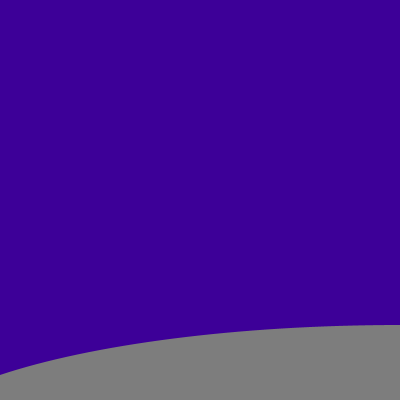
Frame 1 (no input)
Frame 60 (the mouse pressed at the canvas centre just before this capture): identical to frame 1, image omitted
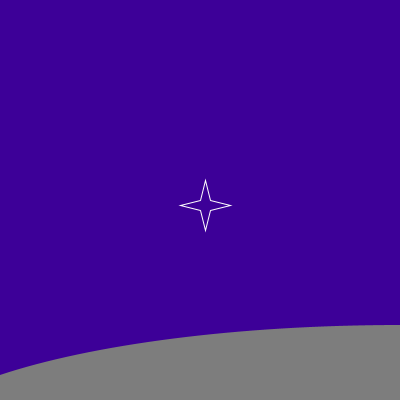
Frame 120 (the mouse held since frame 60 and released just before this capture)

The Processing sketch that drew these frames (run headless with seeded random() and noise(); from frame 60 on, the mouse is pressed at the canvas centre):

// Processing sketch: processing_43380
// ── processing_43380.pde

// jie siang yong
// jyong_014: and the sky full of stars...

int [][] coord;
int clickcounter;
int [][] mouse_coord;

void setup()
{
  size (400,400);
  clickcounter = 0;
  coord = new int [8][2]; // Defining the Coordinates
  coord [0][0] = 0;
  coord [0][1] = 0;
  coord [1][0] = 5;
  coord [1][1] = -20;
  coord [2][0] = 10;
  coord [2][1] = 0;
  coord [3][0] = 30;
  coord [3][1] = 5;
  coord [4][0] = 10;
  coord [4][1] = 10;
  coord [5][0] = 5;
  coord [5][1] = 30;
  coord [6][0] = 0;
  coord [6][1] = 10;
  coord [7][0] = -20;
  coord [7][1] = 5;
  mouse_coord = new int [100][2];
}

void draw(){
  background(0);
  noStroke();
  beginShape(POLYGON);
  fill(0);
  vertex (0,0);
  vertex (400,0);
  fill(61,0,152);
  vertex (400,400);
  vertex (0,400);
  endShape();
  fill (125);
  ellipseMode (CENTER);
  ellipse(400,450, 1000,250);


  for (int i=0; i<clickcounter; i++)
  {
    placeRubberStamp (mouse_coord[i][0], mouse_coord[i][1]);
  }
}

void mousePressed()
{
  // mouse click, store values in an array, then use those values to place?
  mouse_coord [clickcounter][0] = mouseX;
  mouse_coord [clickcounter][1] = mouseY;
  clickcounter++;
}

int px;
int py;

void placeRubberStamp (int px, int py){
  stroke (255);
  noFill();
  beginShape ();
  vertex (coord [0][0] + px, coord [0][1] + py);  // Drawing the motif
  vertex (coord [1][0] + px, coord [1][1] + py);
  vertex (coord [2][0] + px, coord [2][1] + py);
  vertex (coord [3][0] + px, coord [3][1] + py);
  vertex (coord [4][0] + px, coord [4][1] + py);
  vertex (coord [5][0] + px, coord [5][1] + py);
  vertex (coord [6][0] + px, coord [6][1] + py);
  vertex (coord [7][0] + px, coord [7][1] + py);
  endShape(CLOSE);
}

void keyPressed(){
  clickcounter = 0;
}
